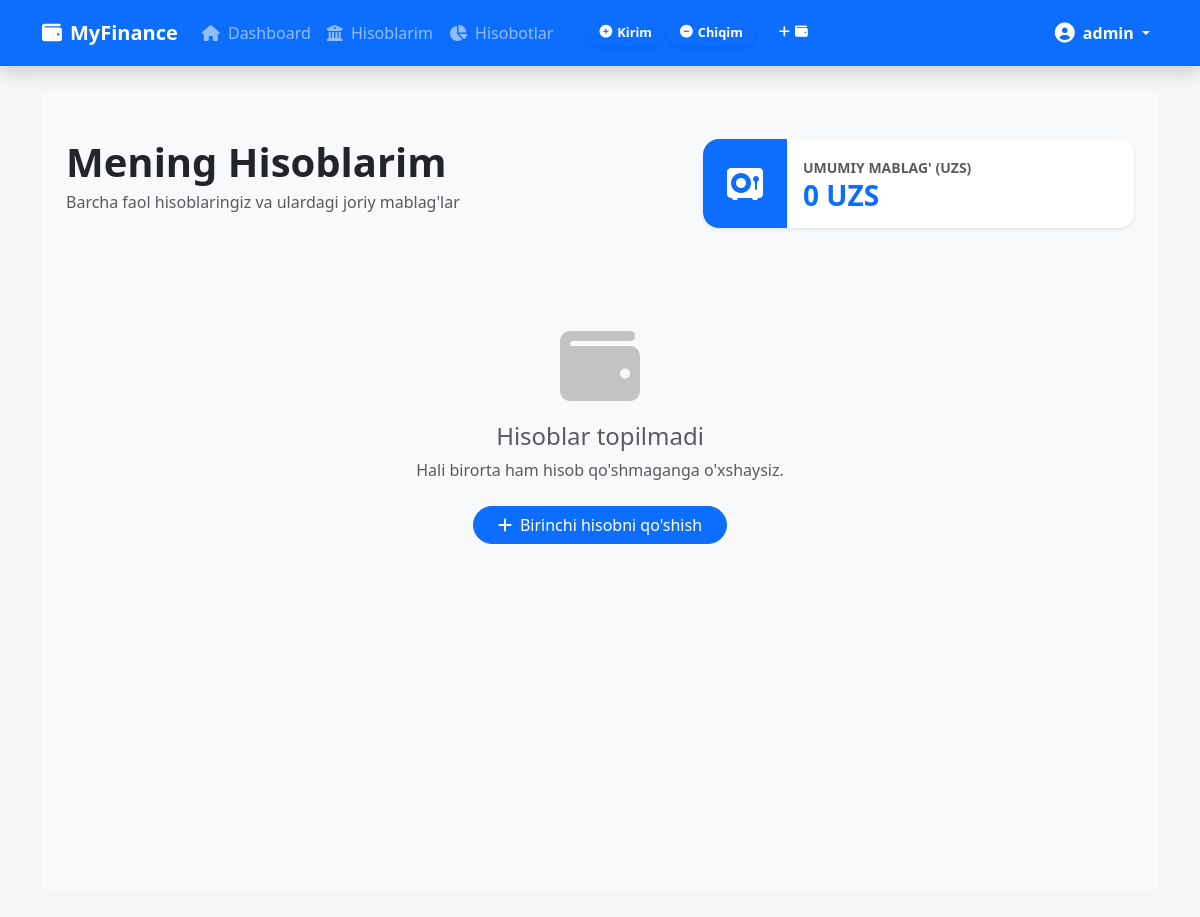
/my-accounts/ (signed in), run on an earlier commit of the app's database.
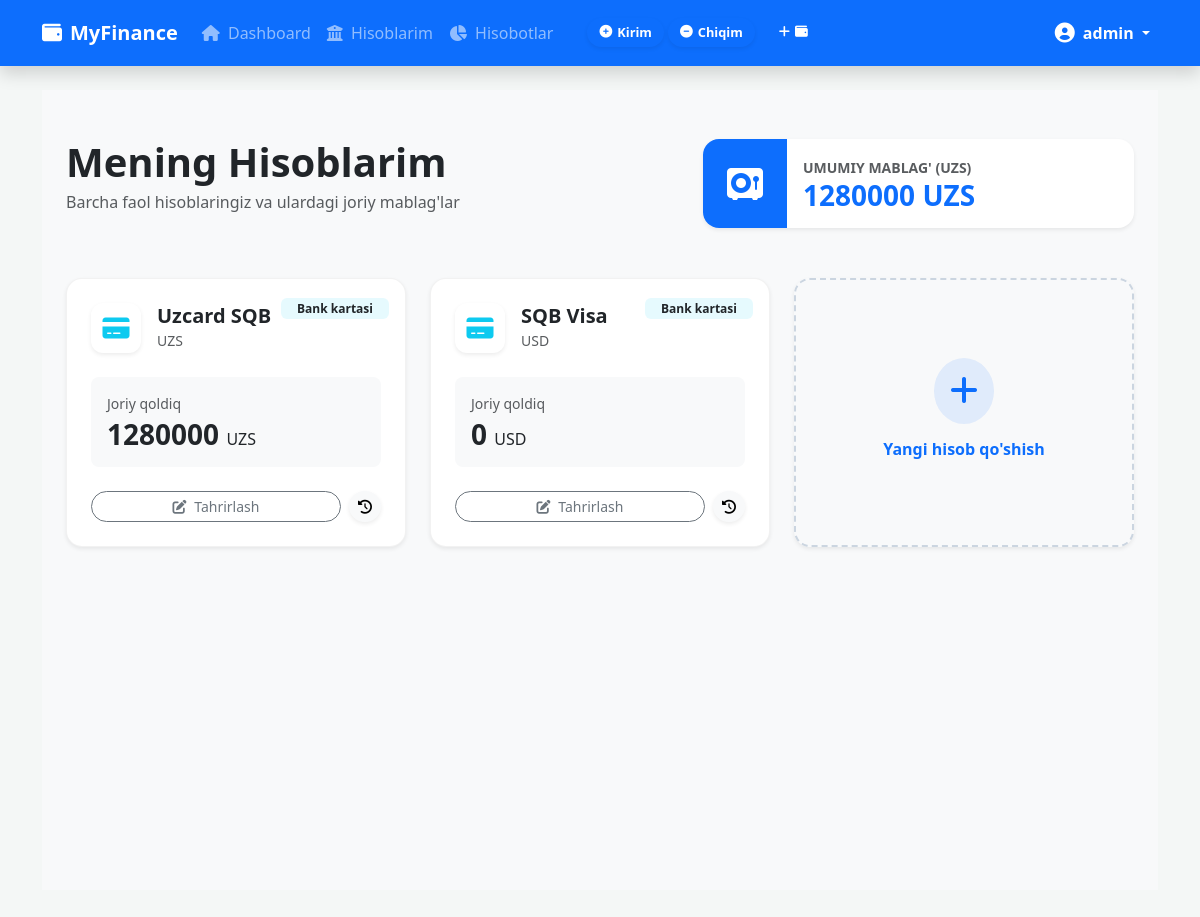
And on a later commit of the database.
### accounts/models.py (models this page shows, shortened)
class Account(models.Model):
    ACCOUNT_TYPES = [
        ('CASH', 'Naqd pul'),
        ('CARD', 'Bank kartasi'),
        ('OTHER', 'Boshqa'),
    ]
    CURRENCIES = [
        ('UZS', "O'zbek so'mi"),
        ('USD', "AQSH Dollari"),
    ]
    user = models.ForeignKey(User, on_delete=models.CASCADE, related_name='accounts')
    name = models.CharField(max_length=100) # Masalan: Uzcard, Visa, Naqd hamyon
    account_type = models.CharField(max_length=10, choices=ACCOUNT_TYPES, default='CARD')
    balance = models.DecimalField(max_digits=20, decimal_places=2, default=0)
    currency = models.CharField(max_length=3, choices=CURRENCIES, default='UZS')
    icon = models.CharField(max_length=50, default='wallet') # FontAwesome ikonkasi uchun

### accounts/views.py (the view)
# urls.py: path('my-accounts/', AccountListView.as_view(), name='account_list'),
class AccountListView(LoginRequiredMixin, View):
    def get(self, request):
        accounts = Account.objects.filter(user=request.user)
        total_balance_uzs = sum(
            acc.balance if acc.currency == 'UZS' else acc.balance * Decimal('12800')
            for acc in accounts
        )
        return render(request, 'accounts/my_accounts.html', {
            'accounts': accounts,
            'total_balance_uzs': total_balance_uzs,
        })

### templates/accounts/my_accounts.html (shortened to what the changed rows need)
{% extends 'base.html' %}
{% load static %}
{% block content %}
<div class="container-fluid py-5 bg-light" style="min-height: 100vh;">
    <div class="container">
        <div class="row mb-5 align-items-center animate-fadeIn">
            <div class="col-md-7">
                <h1 class="fw-bold text-dark mb-1">Mening Hisoblarim</h1>
            </div>
            <div class="col-md-5">
                <div class="card border-0 shadow-sm rounded-4 overflow-hidden">
                    <div class="card-body p-0">
                        <div class="d-flex">
                            <div class="p-3 flex-grow-1">
                                <small class="text-uppercase fw-bold text-muted small">Umumiy mablag' (UZS)</small>
                                <h3 class="fw-bold mb-0 text-primary">{{ total_balance_uzs|floatformat:0 }} UZS</h3>
                            </div>
                        </div>
                    </div>
                </div>
            </div>
        </div>
        <div class="row g-4">
            {% for account in accounts %}
            <div class="col-md-6 col-lg-4 animate-slideUp">
                <div class="card border-0 shadow-sm rounded-4 h-100 account-card position-relative">
                    <div class="position-absolute top-0 end-0 m-3">
                        <span class="badge {% if account.account_type == 'CARD' %}bg-info{% else %}bg-success{% endif %} bg-opacity-10 text-dark border-0 px-3">
                            {{ account.get_account_type_display }}
                        </span>
                    </div>
                    <div class="card-body p-4">
                        <div class="d-flex align-items-center gap-3 mb-4">
                            <div class="icon-circle shadow-sm">
                                {% if account.account_type == 'CARD' %}
                                    <i class="fas fa-credit-card text-info"></i>
                                {% elif account.account_type == 'CASH' %}
                                    <i class="fas fa-money-bill-wave text-success"></i>
                                {% else %}
                                    <i class="fas fa-landmark text-primary"></i>
                                {% endif %}
                            </div>
                            <div>
                                <h5 class="fw-bold mb-0">{{ account.name }}</h5>
                                <small class="text-muted">{{ account.currency }}</small>
                            </div>
                        </div>
                        <div class="bg-light p-3 rounded-3 mb-4">
                            <small class="text-muted d-block mb-1">Joriy qoldiq</small>
                            <h3 class="fw-bold mb-0">
                                {{ account.balance|floatformat:0 }}
                                <span class="fs-6 fw-normal">{{ account.currency }}</span>
                            </h3>
                        </div>
                        <div class="d-flex gap-2">
                            <a href="{% url 'account_update' account.pk %}" class="btn btn-outline-secondary btn-sm flex-grow-1 rounded-pill">
                                <i class="fas fa-edit me-1"></i> Tahrirlash
                            </a>
                            <button class="btn btn-light btn-sm rounded-circle shadow-sm">
                                <i class="fas fa-history"></i>
                            </button>
                        </div>
                    </div>
                </div>
            </div>
            {% empty %}
            <div class="col-12 text-center py-5">
                <div class="opacity-25 mb-3">
                    <i class="fas fa-wallet fa-5x"></i>
                </div>
                <h4 class="text-muted">Hisoblar topilmadi</h4>
                <p class="text-muted mb-4">Hali birorta ham hisob qo'shmaganga o'xshaysiz.</p>
                <a href="{% url 'account_create' %}" class="btn btn-primary px-4 rounded-pill">
                    <i class="fas fa-plus me-2"></i>Birinchi hisobni qo'shish
                </a>
            </div>
            {% endfor %}
            {% if accounts %}
            <div class="col-md-6 col-lg-4 animate-slideUp">
                <a href="{% url 'account_create' %}" class="text-decoration-none h-100">
                    <div class="card border-0 shadow-sm rounded-4 h-100 border-dashed d-flex align-items-center justify-content-center p-5">
                        <div class="text-center">
                            <div class="bg-primary bg-opacity-10 p-3 rounded-circle mb-3 d-inline-block">
                                <i class="fas fa-plus fa-2x text-primary"></i>
                            </div>
                            <h6 class="fw-bold text-primary">Yangi hisob qo'shish</h6>
                        </div>
                    </div>
                </a>
            </div>
            {% endif %}
        </div>
    </div>
</div>
{% endblock %}

What changed in the data, as far as the page shows it:
added Account: account_type "Bank kartasi", name "Uzcard SQB", currency "UZS", balance "1280000"
added Account: account_type "Bank kartasi", name "SQB Visa", currency "USD", balance "0"
Also different on the page:
{{ total_balance_uzs|floatformat:0 }}: "0" → "1280000"
text no longer shown: "Hisoblar topilmadi Hali birorta ham hisob qo'shmaganga o'xshaysiz. Birinchi hisobni qo'shish"
text now shown: "Yangi hisob qo'shish"
